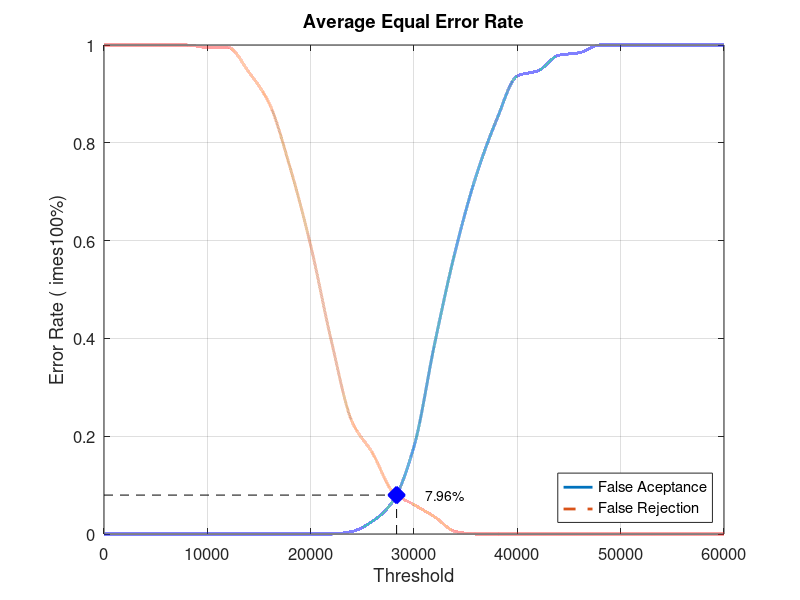
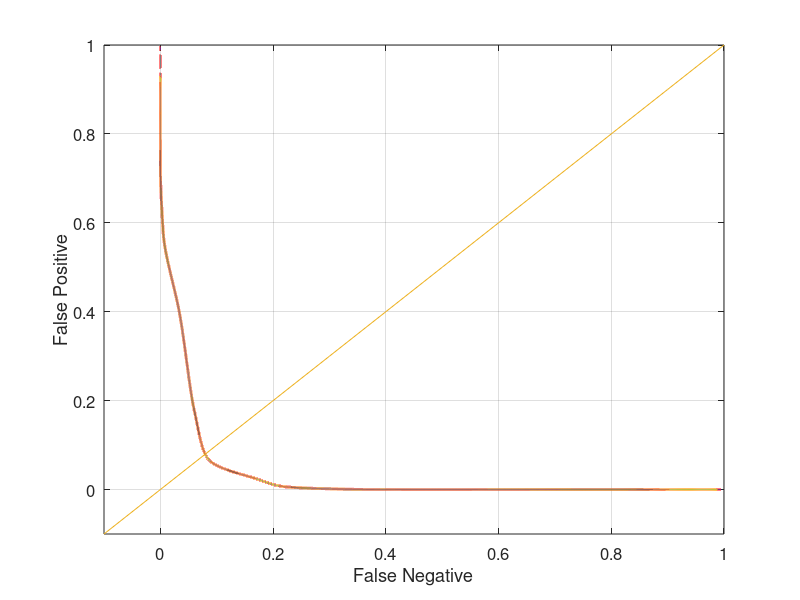

Recreate these plots in MATLAB, in order.
close all;
clear;
clc;
x = 0:2000:60000;
xq = 0:0.5:60000;

y0 = [0 0 0 0 0 0 0 0 0 0 0 0 0.00526316 0.0263158 0.0684211 0.178947 0.389474 0.578947 0.731579 0.847368 0.936842 0.947368 0.978947 0.984211 1 1 1 1 1 1 1]
yy0 = interp1(x, y0, xq, 'pchip');
y1 = [1 1 1 1 1 0.995 0.995 0.945 0.88 0.75 0.59 0.395 0.23 0.165 0.085 0.06 0.035 0.005 0 0 0 0 0 0 0 0 0 0 0 0 0]
yy1 = interp1(x, y1, xq, 'pchip');

% Calculating EER: 
y2 = abs(y0 - y1);
find(y2 == min(y2))
yy2 = abs(yy0 - yy1);
xEER = find(yy2 == min(yy2));
xEERIndex = xq(xEER) % X-axis EER
yEER = yy0(xEER) % Y-axis EER

main = figure
plot(xq, yy0,'-','LineWidth', 2);	hold on
plot(xq, yy1,'--','LineWidth', 2);	hold on
plot([xEERIndex xEERIndex], [0 yEER], 'k--');	hold on
plot([0 xEERIndex], [yEER yEER], 'k--');	hold on
plot(xEERIndex, yEER, 'bx', 'LineWidth', 10);	hold on
text(xEERIndex + 10 * xEERIndex / 100, yEER, [num2str(round((10000 * yEER)) / 100) '%'])
legend('False Aceptance', 'False Rejection', 'Location', 'SouthEast')
xlabel('Threshold')
ylabel('Error Rate (	imes100%)')
title('Average Equal Error Rate')
set(gca, 'FontSize', 12)
axis([0 60000 0 1])
grid on

print(main, 'Database3_1Main', '-dpng');
FNRxFPR = figure('Color', [1 1 1]);
plot(yy1, yy0, '-', yy1, yy0, 'LineWidth', 2);
hold on
y = -0.1:0.1:1
plot(y, y); 
set(gca, 'FontSize', 12)
xlabel('False Negative')
ylabel('False Positive')
axis([-0.1 1 -0.1 1])
set(gca, 'FontSize', 12)
grid on

print(FNRxFPR, 'Database3_1FNRxFPR','-dpng');
